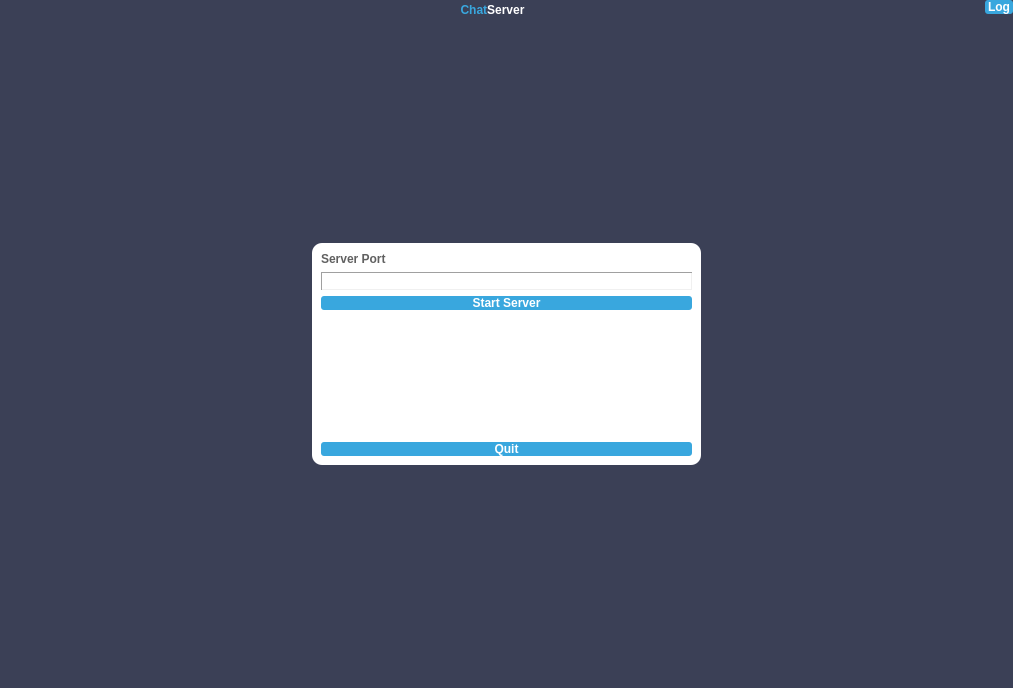
<?xml version="1.0" encoding="UTF-8"?>
<ui version="4.0">
 <class>ChatServerWidget</class>
 <widget class="QWidget" name="ChatServerWidget">
  <property name="geometry">
   <rect>
    <x>0</x>
    <y>0</y>
    <width>1013</width>
    <height>688</height>
   </rect>
  </property>
  <property name="windowTitle">
   <string>Form</string>
  </property>
  <property name="styleSheet">
   <string notr="true">QWidget{background-color: rgb(59,64,86);}
</string>
  </property>
  <layout class="QVBoxLayout" name="verticalLayout">
   <property name="leftMargin">
    <number>0</number>
   </property>
   <property name="topMargin">
    <number>0</number>
   </property>
   <property name="rightMargin">
    <number>0</number>
   </property>
   <property name="bottomMargin">
    <number>0</number>
   </property>
   <item>
    <widget class="QStackedWidget" name="mainPages">
     <property name="styleSheet">
      <string notr="true"/>
     </property>
     <property name="currentIndex">
      <number>0</number>
     </property>
     <widget class="QWidget" name="serverCreation">
      <layout class="QVBoxLayout" name="verticalLayout_4">
       <property name="spacing">
        <number>0</number>
       </property>
       <property name="leftMargin">
        <number>0</number>
       </property>
       <property name="topMargin">
        <number>0</number>
       </property>
       <property name="rightMargin">
        <number>0</number>
       </property>
       <property name="bottomMargin">
        <number>0</number>
       </property>
       <item>
        <layout class="QHBoxLayout" name="horizontalLayout" stretch="0,1,0,0">
         <property name="spacing">
          <number>0</number>
         </property>
         <item>
          <spacer name="horizontalSpacer_4">
           <property name="orientation">
            <enum>Qt::Horizontal</enum>
           </property>
           <property name="sizeHint" stdset="0">
            <size>
             <width>40</width>
             <height>20</height>
            </size>
           </property>
          </spacer>
         </item>
         <item>
          <widget class="QLabel" name="title">
           <property name="sizePolicy">
            <sizepolicy hsizetype="Preferred" vsizetype="Maximum">
             <horstretch>0</horstretch>
             <verstretch>0</verstretch>
            </sizepolicy>
           </property>
           <property name="styleSheet">
            <string notr="true">QLabel{font: bold 108pt 'Calibri'; font-weight:900;}</string>
           </property>
           <property name="text">
            <string>&lt;span style=&quot;color:#39A7DE&quot;&gt;Chat&lt;/span&gt;&lt;span style=&quot;color:white&quot;&gt;Server&lt;/span&gt;</string>
           </property>
           <property name="textFormat">
            <enum>Qt::RichText</enum>
           </property>
           <property name="alignment">
            <set>Qt::AlignCenter</set>
           </property>
          </widget>
         </item>
         <item>
          <spacer name="horizontalSpacer_3">
           <property name="orientation">
            <enum>Qt::Horizontal</enum>
           </property>
           <property name="sizeHint" stdset="0">
            <size>
             <width>40</width>
             <height>20</height>
            </size>
           </property>
          </spacer>
         </item>
         <item alignment="Qt::AlignTop">
          <widget class="QPushButton" name="showLogButton0">
           <property name="styleSheet">
            <string notr="true">QPushButton{background-color: #39A7DE; color:white; border-radius:3%;font: bold 16pt 'Calibri'; font-weight:700;  border-style: outset; padding: 0 3px 0 3px}
QPushButton:hover{background-color: #2997CE; border-style: outset;}
QPushButton:pressed{background-color: #1987BE;  border-style: inset;}</string>
           </property>
           <property name="text">
            <string>Log</string>
           </property>
          </widget>
         </item>
        </layout>
       </item>
       <item>
        <spacer name="verticalSpacer_3">
         <property name="orientation">
          <enum>Qt::Vertical</enum>
         </property>
         <property name="sizeHint" stdset="0">
          <size>
           <width>20</width>
           <height>40</height>
          </size>
         </property>
        </spacer>
       </item>
       <item>
        <layout class="QHBoxLayout" name="horizontalLayout_2" stretch="4,5,4">
         <property name="spacing">
          <number>0</number>
         </property>
         <item>
          <spacer name="horizontalSpacer">
           <property name="orientation">
            <enum>Qt::Horizontal</enum>
           </property>
           <property name="sizeHint" stdset="0">
            <size>
             <width>40</width>
             <height>20</height>
            </size>
           </property>
          </spacer>
         </item>
         <item>
          <widget class="QFrame" name="frame">
           <property name="styleSheet">
            <string notr="true">QWidget{background-color: white;}
QFrame{border-radius: 10%}
QProgressBar{ border-radius: 0px;}
QLineEdit{border-radius:0; color: #404040;font: 12pt 'Calibri'; font-weight:500; border: 1px solid #A0A0A0; border-style: inset;}
QLabel{color: #606060; font: bold 14pt 'Calibri'; font-weight:700;}
QPushButton{background-color: #39A7DE; color:white; border-radius:3%;font: bold 16pt 'Calibri'; font-weight:700;  border-style: outset;}
QPushButton:hover{background-color: #2997CE; border-style: outset;}
QPushButton:pressed{background-color: #1987BE;  border-style: inset;}
QPushButton:disabled{background-color: #404040; color: lightgrey;}</string>
           </property>
           <property name="frameShape">
            <enum>QFrame::StyledPanel</enum>
           </property>
           <property name="frameShadow">
            <enum>QFrame::Raised</enum>
           </property>
           <layout class="QVBoxLayout" name="verticalLayout_2">
            <item>
             <widget class="QLabel" name="label">
              <property name="text">
               <string>Server Port</string>
              </property>
             </widget>
            </item>
            <item>
             <widget class="QLineEdit" name="serverPortInput">
              <property name="maxLength">
               <number>5</number>
              </property>
             </widget>
            </item>
            <item>
             <widget class="QPushButton" name="startButton">
              <property name="text">
               <string>Start Server</string>
              </property>
             </widget>
            </item>
            <item>
             <spacer name="verticalSpacer">
              <property name="orientation">
               <enum>Qt::Vertical</enum>
              </property>
              <property name="sizeHint" stdset="0">
               <size>
                <width>20</width>
                <height>40</height>
               </size>
              </property>
             </spacer>
            </item>
            <item>
             <widget class="QLabel" name="errorLabel">
              <property name="styleSheet">
               <string notr="true">QLabel{color: red; font: 10pt 'Calibri';}</string>
              </property>
              <property name="text">
               <string/>
              </property>
             </widget>
            </item>
            <item>
             <widget class="QPushButton" name="quitButton">
              <property name="text">
               <string>Quit</string>
              </property>
             </widget>
            </item>
           </layout>
          </widget>
         </item>
         <item>
          <spacer name="horizontalSpacer_2">
           <property name="orientation">
            <enum>Qt::Horizontal</enum>
           </property>
           <property name="sizeHint" stdset="0">
            <size>
             <width>40</width>
             <height>20</height>
            </size>
           </property>
          </spacer>
         </item>
        </layout>
       </item>
       <item>
        <spacer name="verticalSpacer_2">
         <property name="orientation">
          <enum>Qt::Vertical</enum>
         </property>
         <property name="sizeHint" stdset="0">
          <size>
           <width>20</width>
           <height>40</height>
          </size>
         </property>
        </spacer>
       </item>
      </layout>
     </widget>
     <widget class="QWidget" name="serverControl">
      <property name="styleSheet">
       <string notr="true">QWidget{background-color: rgb(59,64,86);}
.QFrame{border-radius:5%;}
QTextEdit, QLineEdit, QListWidget, .QFrame, QLabel{background-color: white;}
QTextEdit { color: #404040;font: 12pt 'Calibri'; font-weight:500; border: 1px solid #A0A0A0; border-style: inset;}
QLabel{color: #606060; font: bold 14pt 'Calibri'; font-weight:700; padding: 0 2px 0 2px}
QPushButton{background-color: #39A7DE; color:white; border-radius:3%;font: bold 16pt 'Calibri'; font-weight:700;  border-style: outset; padding: 0 3px 0 3px;}
QPushButton:hover{background-color: #2997CE; border-style: outset;}
QPushButton:pressed{background-color: #1987BE;  border-style: inset;}</string>
      </property>
      <layout class="QGridLayout" name="gridLayout">
       <property name="leftMargin">
        <number>5</number>
       </property>
       <property name="topMargin">
        <number>5</number>
       </property>
       <property name="rightMargin">
        <number>5</number>
       </property>
       <property name="bottomMargin">
        <number>5</number>
       </property>
       <property name="spacing">
        <number>5</number>
       </property>
       <item row="0" column="1">
        <widget class="QFrame" name="frame1">
         <property name="frameShape">
          <enum>QFrame::StyledPanel</enum>
         </property>
         <property name="frameShadow">
          <enum>QFrame::Raised</enum>
         </property>
         <layout class="QHBoxLayout" name="horizontalLayout_6">
          <property name="spacing">
           <number>0</number>
          </property>
          <property name="leftMargin">
           <number>2</number>
          </property>
          <property name="topMargin">
           <number>2</number>
          </property>
          <property name="rightMargin">
           <number>2</number>
          </property>
          <property name="bottomMargin">
           <number>2</number>
          </property>
          <item>
           <widget class="QLabel" name="participantsLabel">
            <property name="text">
             <string>Participants</string>
            </property>
           </widget>
          </item>
         </layout>
        </widget>
       </item>
       <item row="1" column="0">
        <layout class="QVBoxLayout" name="verticalLayout_6">
         <item>
          <widget class="QTextEdit" name="chatBox">
           <property name="readOnly">
            <bool>true</bool>
           </property>
           <property name="html">
            <string>&lt;!DOCTYPE HTML PUBLIC &quot;-//W3C//DTD HTML 4.0//EN&quot; &quot;http://www.w3.org/TR/REC-html40/strict.dtd&quot;&gt;
&lt;html&gt;&lt;head&gt;&lt;meta name=&quot;qrichtext&quot; content=&quot;1&quot; /&gt;&lt;style type=&quot;text/css&quot;&gt;
p, li { white-space: pre-wrap; }
&lt;/style&gt;&lt;/head&gt;&lt;body style=&quot; font-family:'Calibri'; font-size:12pt; font-weight:496; font-style:normal;&quot;&gt;
&lt;p style=&quot;-qt-paragraph-type:empty; margin-top:0px; margin-bottom:0px; margin-left:0px; margin-right:0px; -qt-block-indent:0; text-indent:0px; font-size:10pt; font-weight:400;&quot;&gt;&lt;br /&gt;&lt;/p&gt;&lt;/body&gt;&lt;/html&gt;</string>
           </property>
          </widget>
         </item>
         <item>
          <widget class="QLineEdit" name="chatInput">
           <property name="text">
            <string/>
           </property>
           <property name="placeholderText">
            <string>Type a message</string>
           </property>
          </widget>
         </item>
        </layout>
       </item>
       <item row="0" column="0">
        <widget class="QFrame" name="frame0">
         <property name="frameShape">
          <enum>QFrame::StyledPanel</enum>
         </property>
         <property name="frameShadow">
          <enum>QFrame::Raised</enum>
         </property>
         <layout class="QHBoxLayout" name="horizontalLayout_3">
          <property name="spacing">
           <number>0</number>
          </property>
          <property name="leftMargin">
           <number>2</number>
          </property>
          <property name="topMargin">
           <number>2</number>
          </property>
          <property name="rightMargin">
           <number>2</number>
          </property>
          <property name="bottomMargin">
           <number>2</number>
          </property>
          <item>
           <widget class="QLabel" name="chatLabel">
            <property name="styleSheet">
             <string notr="true"/>
            </property>
            <property name="text">
             <string>Chat</string>
            </property>
            <property name="buddy">
             <cstring>serverPortInput</cstring>
            </property>
           </widget>
          </item>
         </layout>
        </widget>
       </item>
       <item row="1" column="1">
        <widget class="QListWidget" name="participantsList"/>
       </item>
       <item row="2" column="0">
        <layout class="QHBoxLayout" name="horizontalLayout_4">
         <item>
          <widget class="QPushButton" name="optionsButton">
           <property name="text">
            <string>Options</string>
           </property>
          </widget>
         </item>
         <item>
          <widget class="QPushButton" name="showLogButton1">
           <property name="text">
            <string>Log</string>
           </property>
          </widget>
         </item>
         <item>
          <spacer name="horizontalSpacer_5">
           <property name="orientation">
            <enum>Qt::Horizontal</enum>
           </property>
           <property name="sizeHint" stdset="0">
            <size>
             <width>40</width>
             <height>20</height>
            </size>
           </property>
          </spacer>
         </item>
        </layout>
       </item>
       <item row="2" column="1">
        <layout class="QHBoxLayout" name="horizontalLayout_5">
         <item>
          <spacer name="horizontalSpacer_6">
           <property name="orientation">
            <enum>Qt::Horizontal</enum>
           </property>
           <property name="sizeHint" stdset="0">
            <size>
             <width>40</width>
             <height>20</height>
            </size>
           </property>
          </spacer>
         </item>
         <item>
          <widget class="QPushButton" name="stopButton">
           <property name="text">
            <string>Stop Server</string>
           </property>
          </widget>
         </item>
        </layout>
       </item>
      </layout>
     </widget>
    </widget>
   </item>
  </layout>
 </widget>
 <resources/>
 <connections/>
</ui>
